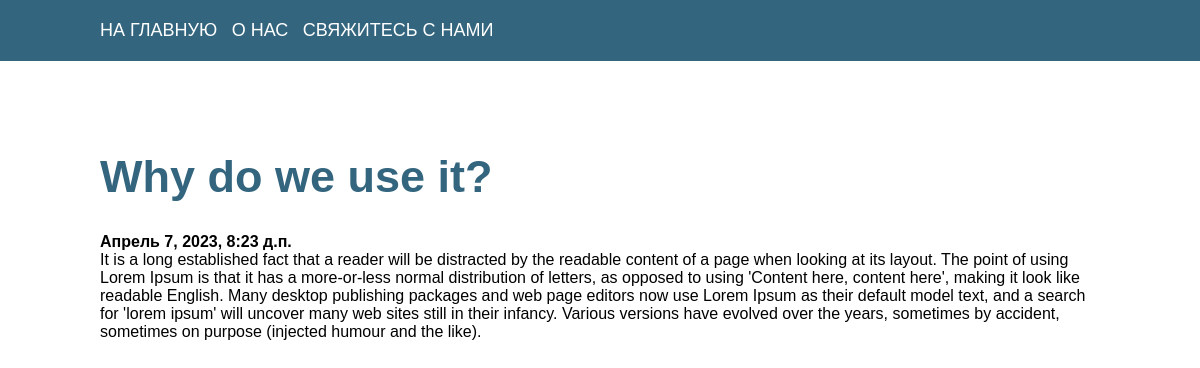
The page /post/view/1/ on the database its author committed.
### crudApp/models.py (models this page shows, shortened)
class Post(models.Model):
    title = models.CharField("Заголовок", max_length=225, null=True, blank=True)
    content = models.TextField("Контент", null=True, blank=True)
    postDate = models.DateTimeField("Дата и время публикации", default=datetime.now)
    class Meta:
        verbose_name = "Пост"
        verbose_name_plural = "Посты"

### crudApp/views.py (the view)
# urls.py: path('post/view/<int:pk>/', views.postDetail, name='postDetail'),
def postDetail(request, pk):
    post = get_object_or_404(Post, pk=pk)
    return render(request, "post-detail.html",{
        'post': post
    })

### crudApp/templates/post-detail.html (shortened to what this page needs)
{% extends 'base.html' %}
{% block content %}
<main class="main">
        <div class="container">
            <h2 class="title">{{ post.title }}</h2>
            <h4>{{ post.postDate}}</h4>
            <p>{{ post.content }}</p>
            </div>
    </main>
{% endblock %}

### crudApp/static/css/style.css (style rules this page uses)
* { padding: 0; margin: 0; box-sizing: border-box; font-family: sans-serif; }
.container { margin-left: 100px; margin-right: 100px; }
.main { padding: 90px 0; }
.title { font-size: 45px; color: #33657e; margin-bottom: 30px; }

### rows shown on the page
Post: title "Why do we use it?", postDate "Апрель 7, 2023, 8:23 д.п.", content "It is a long established fact that a reader will be distracted by the readable content of a page when looking at its layout. The point of using Lorem Ipsum is that it has a more-or-less normal distribution of letters, as opposed to using 'Content here, content here', making it look like readable English. Many desktop publishing packages and web page editors now use Lorem Ipsum as their default model text, and a search for 'lorem ipsum' will uncover many web sites still in their infancy. Various versions have evolved over the years, sometimes by accident, sometimes on purpose (injected humour and the like)."
